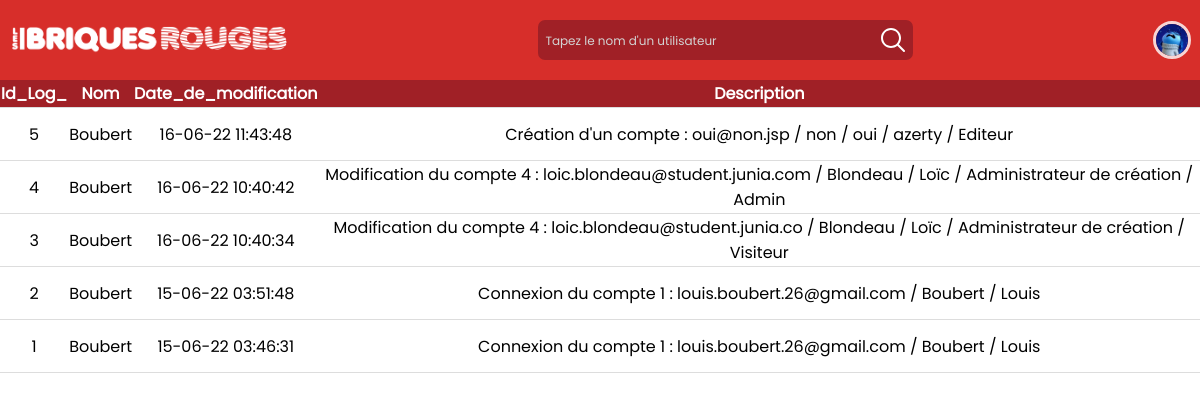
The page /changelog.php (signed in) on the database its author committed.
### tables this page shows
CREATE TABLE IF NOT EXISTS `log_` (
  `Id_Log_` int(11) NOT NULL AUTO_INCREMENT,
  `Nom` varchar(50) DEFAULT NULL,
  `Date_de_modification` varchar(50) DEFAULT NULL,
  `Description` varchar(256) DEFAULT NULL,
  PRIMARY KEY (`Id_Log_`)
);

### changelog_variables.php (called while the page is built)
<?php
try
{
	$mysqlClient = new PDO('mysql:host=localhost;dbname=lbr;charset=utf8', 'root');
}
catch(Exception $e)
{
        die('Erreur : '.$e->getMessage());
}
$postData = $_POST;
if (
		!isset($_POST['recherche']) || empty($_POST['recherche'])
		)
{
	$recherche = "";
}
else {
	$recherche = strip_tags($postData['recherche']);
}
$sqlQuery = 'SELECT * FROM log_ WHERE Id_log_ LIKE "%' . $recherche . '%" OR Nom LIKE "%' . $recherche . '%" OR Date_de_modification LIKE "%' . $recherche . '%" OR Description LIKE "%' . $recherche . '%" ORDER BY Id_log_ DESC;';
$changelogStatement = $mysqlClient->prepare($sqlQuery);
$changelogStatement->execute();
$changelogs = $changelogStatement->fetchAll();
?>

### changelog.php (the view, shortened to what this page needs)
<!DOCTYPE html>
<html lang="fr">
	<head>
		<link rel="stylesheet" type="text/css" href="style/style.css" />
	</head>
	<body class="d-flex flex-column min-vh-100">
    <header>
      <?php include_once('changelog_header.php'); ?>
    </header>
		<div id="table_compte">
			<table>
        <thead>
          <tr>
						<th>Id_Log_</th>
						<th>Nom</th>
						<th>Date_de_modification</th>
						<th>Description</th>
          </tr>
        </thead>
        <tbody>
          <?php foreach($changelogs as $changelog) : ?>
                <tr class="tab_body">
									<td><?php echo $changelog['Id_Log_']?></td>
									<td><?php echo $changelog['Nom']?></td>
									<td><?php echo $changelog['Date_de_modification'];?></td>
									<td><?php echo $changelog['Description'];?></td>
                </tr>
          <?php endforeach ?>
        </tbody>
      </table>
    </div>
  </body>
</html>

### changelog_header.php (shortened to what this page needs)
<?php
    include_once('changelog_variables.php');
?>
<a href="accueil.php"><img src="images/logoLONGUEURBlanc.png" alt="logo_longueur_blanc" id="logo_longueur_blanc" /></a>
<div id="scearch_bar">
  <form method="post">
    <input type="text" id="text_scearch_bar" placeholder="Tapez le nom d'un utilisateur" name="recherche"/>
  </form>
	<label for="text_scearch_bar">
	</label>
</div>
<div id="container_header_right">
	<img src="export.php?Id_fichier=71"	 alt="pdp_utilisateur" id="pdp_user" />
</div>

### style/style.css (style rules this page uses)
body * { font-family: "Poppins", arial; }
body { margin: 0; font-family: arial; }
header { top: 0; width: 100%; height: 80px; display: flex; align-items: center; z-index: 9; justify-content: space-between; background-color: #D72E2A; position:-webkit-sticky; position: sticky; }
header > a { display: flex; align-items: center; }
#logo_longueur_blanc { height: 70px; }
#scearch_bar { display: flex; align-items: center; background-color: #A02026; border-radius: 7px; padding: 5px; }
#scearch_bar input { background: transparent; outline: 0; border: 0; margin-right: 3px; font-size: 17px; color: white; }
#scearch_bar input::placeholder { color: lightgray; font-size: 12px; position: relative; bottom: 1px; }
#scearch_bar label { display: flex; align-items: center; cursor: pointer; }
#pdp_user { margin-right: 9px; cursor: pointer; height: 32px; width: 32px; border: 3px solid rgba(255,255,255,.8); border-radius: 50%; }
#container_header_right { display: flex; align-items: center; justify-content: space-between; }
#pdp_profil, #pdp_user { object-fit: cover; }
#table_compte { display: flex; justify-content: center; align-items: center; }
table { width: 100%; border-collapse: collapse; text-align: center; }
thead { top: 80px; position:-webkit-sticky; position: sticky; background-color: #A02026; }
th { color : #FFFFFF; }
td { height : 50px; }
td, th { border-bottom: 1px solid #ddd; }

### rows shown on the page
log_: Id_Log_ "5", Nom "Boubert", Date_de_modification "16-06-22 11:43:48", Description "Création d'un compte : oui@non.jsp / non / oui / azerty / Editeur"
log_: Id_Log_ "4", Nom "Boubert", Date_de_modification "16-06-22 10:40:42", Description "Modification du compte 4 : loic.blondeau@student.junia.com / Blondeau / Loïc / Administrateur de création / Admin"
log_: Id_Log_ "3", Nom "Boubert", Date_de_modification "16-06-22 10:40:34", Description "Modification du compte 4 : loic.blondeau@student.junia.co / Blondeau / Loïc / Administrateur de création / Visiteur"
log_: Id_Log_ "2", Nom "Boubert", Date_de_modification "15-06-22 03:51:48", Description "Connexion du compte 1 : louis.boubert.26@gmail.com / Boubert / Louis"
log_: Id_Log_ "1", Nom "Boubert", Date_de_modification "15-06-22 03:46:31", Description "Connexion du compte 1 : louis.boubert.26@gmail.com / Boubert / Louis"
